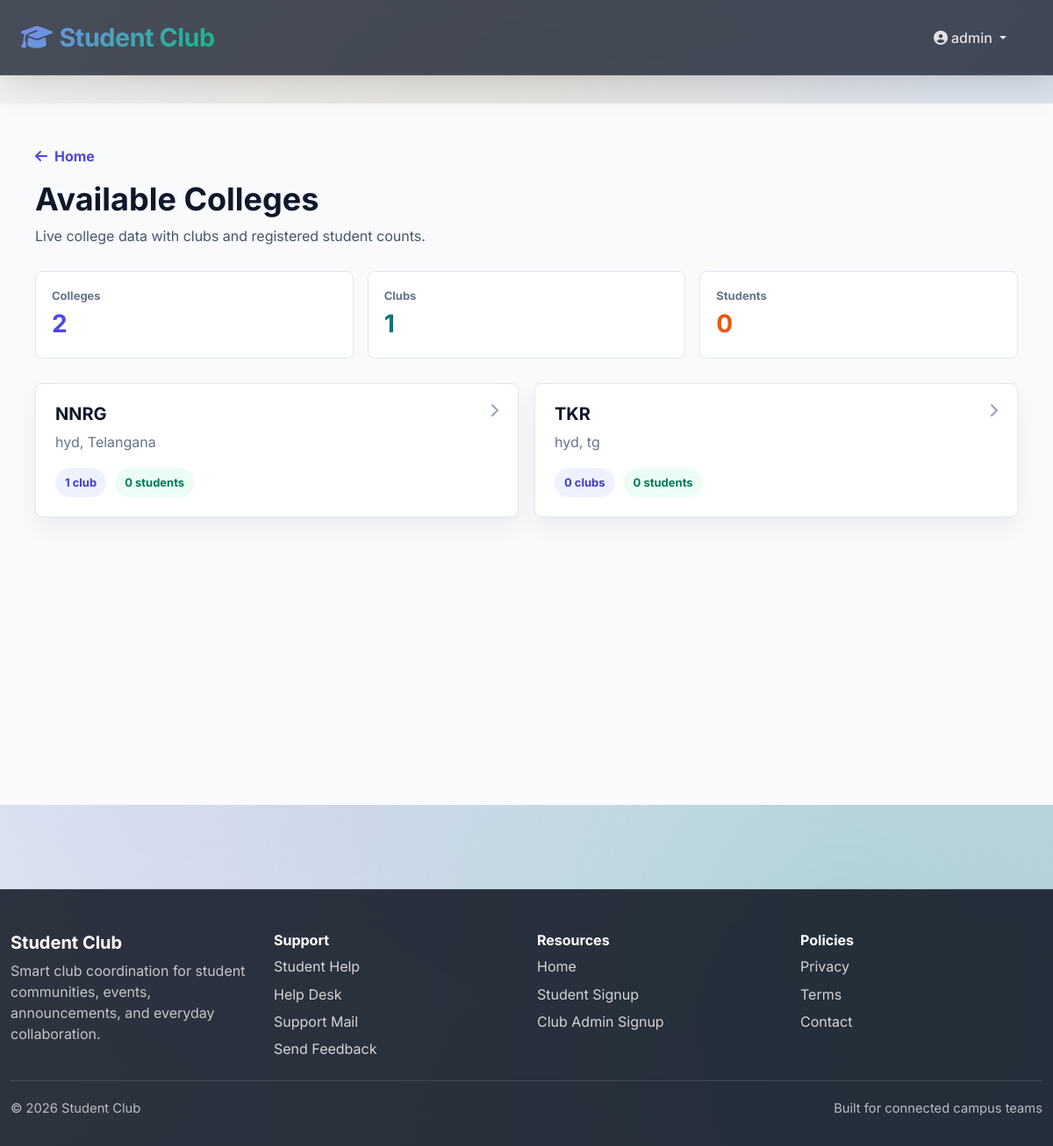
Screenshot of /colleges/ (signed in) with the database file from the repository.
### mainpage/models.py (models this page shows, shortened)
class College(models.Model):
    name = models.CharField(max_length=200, unique=True)
    email = models.EmailField(unique=True)
    admin_name = models.CharField(max_length=150)
    phone = models.CharField(max_length=15)
    address = models.TextField()
    city = models.CharField(max_length=100)
    state = models.CharField(max_length=100)
    pincode = models.CharField(max_length=10)
    registration_number = models.CharField(max_length=100, unique=True)
    is_verified = models.BooleanField(default=False)
    created_at = models.DateTimeField(auto_now_add=True)
    updated_at = models.DateTimeField(auto_now=True)
    class Meta:
        ordering = ['name']

### mainpage/views.py (the view)
# urls.py: path('colleges/', public_colleges, name='public_colleges'),
def public_colleges(request):
    colleges = College.objects.annotate(
        club_count=Count('clubs', distinct=True),
        student_count=Count('clubs__students', distinct=True),
    ).order_by('name')
    return render(request, 'mainpage/public_colleges.html', {
        'colleges': colleges,
        'stats': {
            'colleges_count': colleges.count(),
            'clubs_count': Club.objects.count(),
            'students_count': Student.objects.count(),
        },
    })

### mainpage/templates/mainpage/public_colleges.html (shortened to what this page needs)
{% extends 'mainpage/base.html' %}
{% block content %}
<section style="background: #f8fafc; min-height: 100vh; padding: 48px 20px;">
    <div style="max-width: 1120px; margin: 0 auto;">
        <div style="display: flex; justify-content: space-between; align-items: flex-start; gap: 20px; flex-wrap: wrap; margin-bottom: 28px;">
            <div>
                <a href="{% url 'home' %}" style="color: #4f46e5; font-weight: 700; text-decoration: none;">
                    <i class="fas fa-arrow-left me-2"></i>Home
                </a>
                <h1 style="font-size: 36px; color: #0f172a; margin: 16px 0 8px;">Available Colleges</h1>
                <p style="color: #475569; margin: 0;">Live college data with clubs and registered student counts.</p>
            </div>
        </div>
        <div style="display: grid; grid-template-columns: repeat(auto-fit, minmax(180px, 1fr)); gap: 16px; margin-bottom: 28px;">
            <div style="background: white; border: 1px solid #e2e8f0; border-radius: 8px; padding: 18px;">
                <span style="display: block; color: #64748b; font-size: 13px; font-weight: 700;">Colleges</span>
                <strong style="display: block; color: #4f46e5; font-size: 28px;">{{ stats.colleges_count }}</strong>
            </div>
            <div style="background: white; border: 1px solid #e2e8f0; border-radius: 8px; padding: 18px;">
                <span style="display: block; color: #64748b; font-size: 13px; font-weight: 700;">Clubs</span>
                <strong style="display: block; color: #0f766e; font-size: 28px;">{{ stats.clubs_count }}</strong>
            </div>
            <div style="background: white; border: 1px solid #e2e8f0; border-radius: 8px; padding: 18px;">
                <span style="display: block; color: #64748b; font-size: 13px; font-weight: 700;">Students</span>
                <strong style="display: block; color: #ea580c; font-size: 28px;">{{ stats.students_count }}</strong>
            </div>
        </div>
        {% if colleges %}
            <div style="display: grid; grid-template-columns: repeat(auto-fit, minmax(260px, 1fr)); gap: 18px;">
                {% for college in colleges %}
                    <a href="{% url 'public_college_detail' college.id %}" style="display: block; background: white; border: 1px solid #e2e8f0; border-radius: 8px; padding: 22px; text-decoration: none; color: inherit; box-shadow: 0 12px 28px rgba(15, 23, 42, 0.06);">
                        <div style="display: flex; align-items: flex-start; justify-content: space-between; gap: 12px;">
                            <div>
                                <h2 style="font-size: 20px; color: #0f172a; margin: 0 0 8px;">{{ college.name }}</h2>
                                <p style="color: #64748b; margin: 0;">{{ college.city }}, {{ college.state }}</p>
                            </div>
                            <i class="fas fa-chevron-right" style="color: #94a3b8;"></i>
                        </div>
                        <div style="display: flex; gap: 10px; flex-wrap: wrap; margin-top: 18px;">
                            <span style="background: #eef2ff; color: #4338ca; border-radius: 999px; padding: 7px 11px; font-size: 13px; font-weight: 700;">{{ college.club_count }} club{{ college.club_count|pluralize }}</span>
                            <span style="background: #ecfdf5; color: #047857; border-radius: 999px; padding: 7px 11px; font-size: 13px; font-weight: 700;">{{ college.student_count }} student{{ college.student_count|pluralize }}</span>
                        </div>
                    </a>
                {% endfor %}
            </div>
        {% else %}
            <div style="background: white; border: 1px solid #e2e8f0; border-radius: 8px; padding: 32px; text-align: center;">
                <h2 style="color: #0f172a; margin: 0 0 8px;">No colleges registered yet</h2>
                <p style="color: #64748b; margin: 0;">Registered colleges will appear here automatically.</p>
            </div>
        {% endif %}
    </div>
</section>
{% endblock %}

### mainpage/templates/mainpage/base.html (shortened to what this page needs)
{% load static %}
<!DOCTYPE html>
<html lang="en">
<head>
    <link href="https://cdn.jsdelivr.net/npm/bootstrap@5.3.0/dist/css/bootstrap.min.css" rel="stylesheet">
    <link rel="stylesheet" href="https://cdnjs.cloudflare.com/ajax/libs/font-awesome/6.5.1/css/all.min.css">
    <link rel="stylesheet" href="{% static 'css/style.css' %}">
</head>
<body class="{% block body_class %}{% endblock %}" data-user-role="{% if user.is_authenticated and user.student_profile %}student{% elif user.is_authenticated and user.managed_club %}club-admin{% elif user.is_authenticated and user.college_admin %}college-admin{% else %}guest{% endif %}">
    <div class="site-shell">
        {% if user.is_authenticated %}
        <nav class="navbar navbar-expand-lg navbar-dark sticky-top app-navbar">
            <div class="container-fluid px-4">
                <a class="navbar-brand fw-bold" href="{% if user.student_profile %}{% url 'student_home' %}{% elif user.managed_club %}{% url 'club_dashboard' %}{% else %}{% url 'home' %}{% endif %}">
                    <i class="fas fa-graduation-cap me-2"></i>Student Club
                </a>
                <div class="collapse navbar-collapse" id="navbarNav">
                    <ul class="navbar-nav ms-auto align-items-lg-center">
                        <li class="nav-item dropdown">
                            <a class="nav-link dropdown-toggle" href="#" id="userDropdown" role="button" data-bs-toggle="dropdown">
                                <i class="fas fa-user-circle me-1"></i>{{ user.username }}
                            </a>
                        </li>
                    </ul>
                </div>
            </div>
        </nav>
        {% endif %}
        <main class="site-main">
            {% block content %}{% endblock %}
        </main>
        <footer class="site-footer">
            <div class="container">
                <div class="footer-grid">
                    <div>
                        <h5>Student Club</h5>
                        <p>Smart club coordination for student communities, events, announcements, and everyday collaboration.</p>
                    </div>
                    <div>
                        <h6>Support</h6>
                        <a href="mailto:studenthelp@gmail.com">Student Help</a>
                        <a href="mailto:help@studentclub.local">Help Desk</a>
                        <a href="mailto:support@studentclub.local">Support Mail</a>
                        <a href="mailto:feedback@studentclub.local">Send Feedback</a>
                    </div>
                    <div>
                        <h6>Resources</h6>
                        <a href="{% url 'home' %}">Home</a>
                        {% if user.is_authenticated %}
                            <a href="{% url 'student_signup' %}">Student Signup</a>
                            <a href="{% url 'admin_signup' %}">Club Admin Signup</a>
                        {% endif %}
                    </div>
                    <div>
                        <h6>Policies</h6>
                        <a href="#">Privacy</a>
                        <a href="#">Terms</a>
                        <a href="#">Contact</a>
                    </div>
                </div>
                <div class="footer-bottom">
                    <span>&copy; 2026 Student Club</span>
                    <span>Built for connected campus teams</span>
                </div>
            </div>
        </footer>
    </div>
</body>
</html>

### mainpage/static/css/style.css (style rules this page uses)
:root { --primary: #6366f1; --primary-dark: #4f46e5; --primary-light: #818cf8; --secondary: #10b981; --accent: #f59e0b; --danger: #ef4444; --dark: #1f2937; --light: #f9fafb; --gray-100: #f3f4f6; --gray-200: #e5e7eb; --gray-300: #d1d5db; --gray-400: #9ca3af; --gray-500: #6b7280; --text-primary: #0f172a; --text-secondary: #334155; }
* { margin: 0; padding: 0; box-sizing: border-box; }
html { scroll-behavior: smooth; }
body { font-family: 'Segoe UI', 'Roboto', 'Poppins', sans-serif; color: var(--text-primary); background: linear-gradient(135deg, #f5f7fa 0%, #c3cfe2 100%); min-height: 100vh; position: relative; overflow-x: hidden; }
body::before { content: ''; position: fixed; top: 0; left: 0; right: 0; bottom: 0; background: radial-gradient(circle at 20% 50%, rgba(99, 102, 241, 0.1) 0%, transparent 50%), radial-gradient(circle at 80% 80%, rgba(16, 185, 129, 0.1) 0%, transparent 50%); pointer-events: none; z-index: -1; }
.navbar { background: linear-gradient(135deg, rgba(31, 41, 55, 0.95) 0%, rgba(99, 102, 241, 0.95) 100%); backdrop-filter: blur(10px); border-bottom: 1px solid rgba(255, 255, 255, 0.1); box-shadow: 0 10px 40px rgba(0, 0, 0, 0.15); padding: 1rem 0; animation: slideInDown 0.6s ease-out; }
.navbar-brand { font-size: 1.8rem; font-weight: 800; background: linear-gradient(135deg, #818cf8 0%, #10b981 100%); -webkit-background-clip: text; -webkit-text-fill-color: transparent; background-clip: text; letter-spacing: -0.5px; transition: all 0.3s ease; }
.navbar .nav-link { color: rgba(255, 255, 255, 0.85) !important; margin: 0 0.8rem; position: relative; font-weight: 500; transition: all 0.3s ease; padding: 0.5rem 1rem !important; border-radius: 8px; }
.navbar .nav-link::before { content: ''; position: absolute; bottom: 0; left: 50%; width: 0; height: 3px; background: linear-gradient(90deg, #10b981, #f59e0b); border-radius: 3px; transform: translateX(-50%); transition: width 0.3s ease; }
main { padding: 2rem 0; animation: fadeInUp 0.8s ease-out; }
.container { max-width: 1200px; }
h1, h2, h3, h4, h5, h6 { font-weight: 700; color: var(--text-primary); }
h1 { font-size: 2.8rem; line-height: 1.2; margin-bottom: 1.5rem; }
h2 { font-size: 2rem; margin-bottom: 1.2rem; }
footer { background: linear-gradient(135deg, var(--dark) 0%, var(--primary) 100%); color: white; margin-top: 5rem; padding: 3rem 0; border-top: 1px solid rgba(255, 255, 255, 0.1); animation: slideInUp 0.6s ease-out; }
footer p { margin: 0.5rem 0; }
footer a { color: var(--primary-light); text-decoration: none; transition: all 0.3s ease; }
.site-shell { position: relative; min-height: 100vh; }
.site-main { position: relative; z-index: 1; }
body { font-family: 'Inter', 'Segoe UI', 'Roboto', sans-serif; background: linear-gradient(135deg, #f5f7fa 0%, #c3cfe2 100%), url('https://images.unsplash.com/photo-1557821552-17105176677c?auto=format&fit=crop&w=2000&q=80') center/cover fixed; background-attachment: fixed; position: relative; }
body::before { content: ''; position: fixed; top: 0; left: 0; right: 0; bottom: 0; background: radial-gradient(circle at 20% 50%, rgba(99, 102, 241, 0.15) 0%, transparent 50%), radial-gradient(circle at 80% 80%, rgba(16, 185, 129, 0.15) 0%, transparent 50%), radial-gradient(circle at 40% 20%, rgba(245, 158, 11, 0.1) 0%, transparent 50%); pointer-events: none; z-index: -1; }
.app-navbar { background: rgba(10, 18, 34, 0.74); }
.site-footer { margin-top: 4rem; padding: 3rem 0 2rem; background: rgba(6, 12, 24, 0.82); backdrop-filter: blur(16px); border-top: 1px solid rgba(255, 255, 255, 0.12); }
.footer-grid { display: grid; grid-template-columns: repeat(auto-fit, minmax(180px, 1fr)); gap: 1.5rem; margin-bottom: 1.5rem; }
.site-footer h5, .site-footer h6, .site-footer p, .site-footer a, .footer-bottom { color: #fff; }
.site-footer p { color: rgba(255, 255, 255, 0.72); margin: 0; }
.site-footer a { display: block; margin-top: 0.45rem; color: rgba(255, 255, 255, 0.8); text-decoration: none; }
.footer-bottom { display: flex; justify-content: space-between; gap: 1rem; padding-top: 1.25rem; border-top: 1px solid rgba(255, 255, 255, 0.12); color: rgba(255, 255, 255, 0.68); font-size: 0.92rem; }

### rows the page displays
College: name "NNRG", city "hyd", state "Telangana", club_count "1", student_count "0"
College: name "TKR", city "hyd", state "tg", club_count "0", student_count "0"

### other values shown
{{ user.username }} "admin"
{{ stats.colleges_count }} "2"
{{ stats.clubs_count }} "1"
{{ stats.students_count }} "0"
